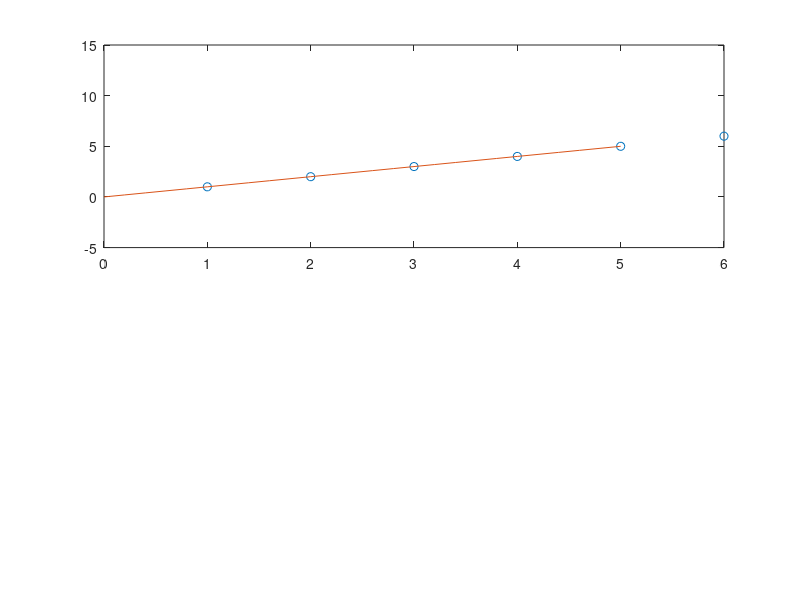

Here is the MATLAB script that generated this plot:
x=1:1:50;
y=1:1:50;
smooth_x=0:0.2:5;
y4=polyval(polyfit(x,y,4),smooth_x);

plot(x,y,'o',smooth_x,y4)
subplot(2,1,1)
plot(x,y,'o',smooth_x,y4)
%subplot(2,1,2)
axis([0,6,-5,15])

